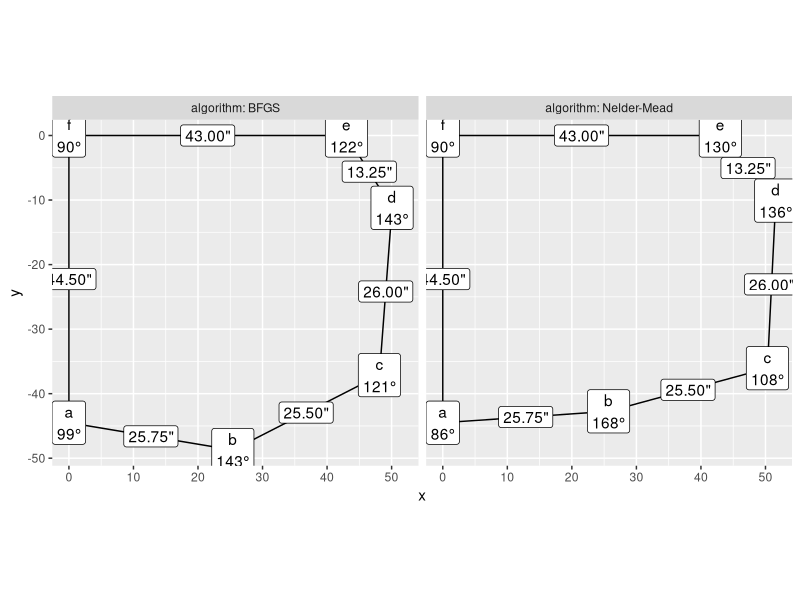
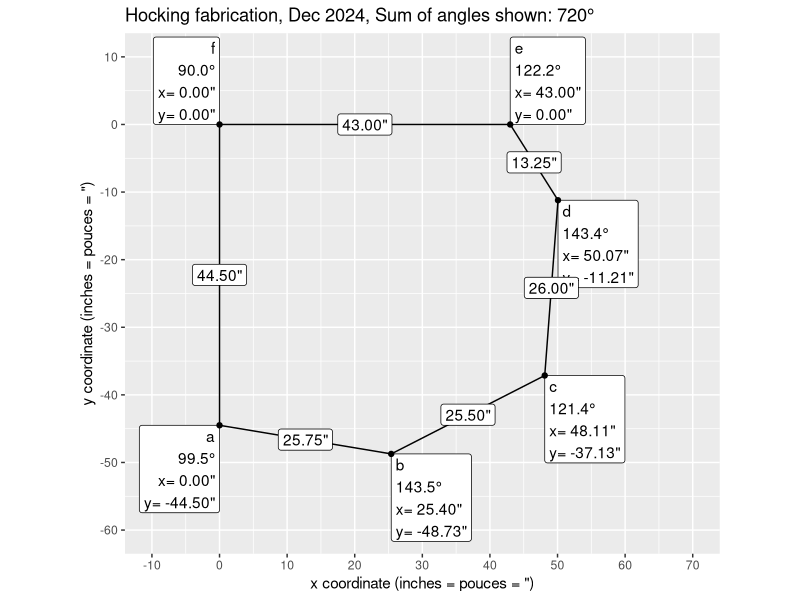
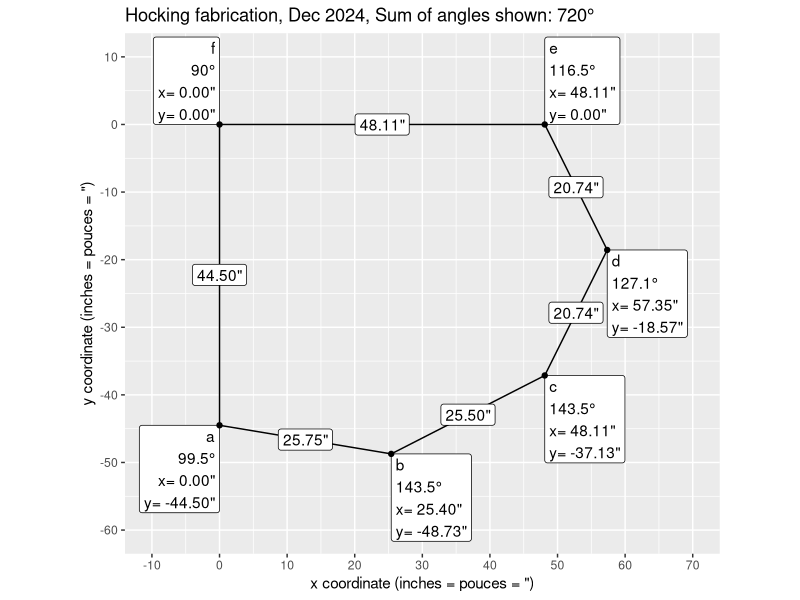
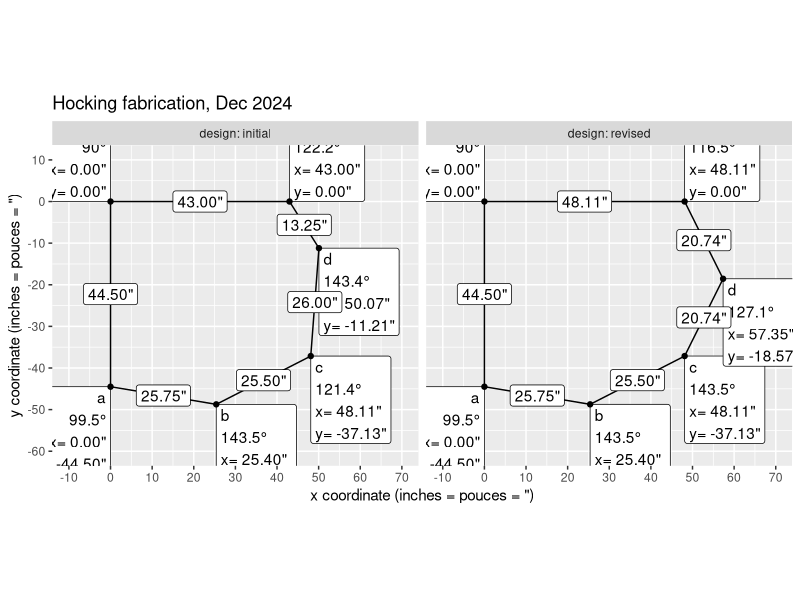
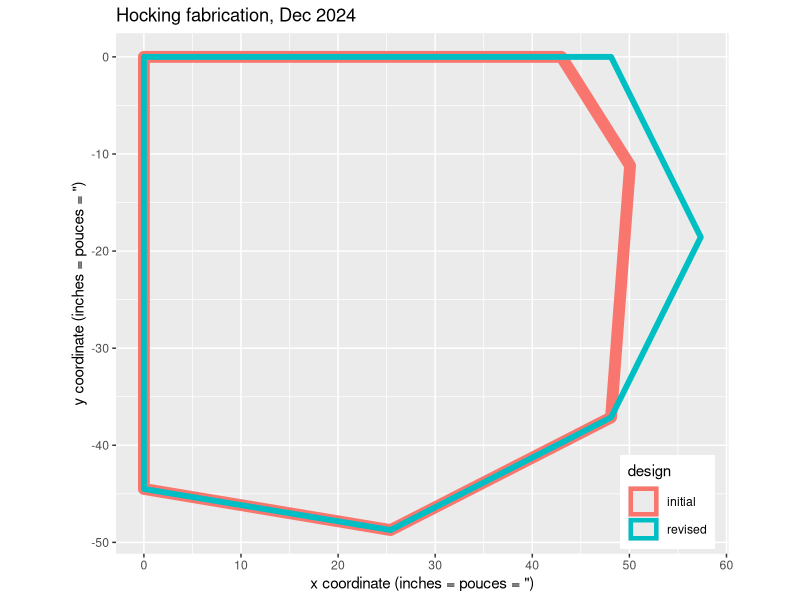

The R source for these figures, in order:
init.par <- c(xb=25,yb=-50,xc=50,yc=-40,xd=60,yd=-20)
fun <- function(x){
  term <- function(xpos,xneg,ypos,yneg,target){
    (sqrt((xpos-xneg)^2+(ypos-yneg)^2)-target)^2
  }
  with(as.list(x),{
    term(xb,0,-44.5,yb,25.75)+
      term(xc,xb,yc,yb,25.5)+
      term(xd,xc,yd,yc,26)+
      term(xd,43,0,yd,13.25)
  })
}
result <- optimx::optimx(init.par,fun)
library(data.table)
result.dt <- data.table(
  result,
  xa=0, ya=-44.5, xe=43, ye=0, xf=0, yf=0,
  algorithm=rownames(result))
result.long <- melt(
  result.dt,
  measure.vars=measure(coord, point, pattern="([xy])([a-f])"),
  value.name="pos")
result.wide <- dcast(
  result.long,
  algorithm + point ~ coord,
  value.var="pos")

angle.dt <- result.wide[, {
  more <- .SD[c(1:.N,1:2)]
  i <- seq(2, nrow(more)-1)
  before <- more[i-1,.(x,y)]
  here <- more[i,.(x,y)]
  after <- more[i+1,.(x,y)]
  h <- function(a,b)sqrt(rowSums((a-b)^2))
  A=h(before,here)
  B=h(after,here)
  C=h(before,after)
  radians <- acos((A^2+B^2-C^2)/(2*A*B))
  data.table(more[i], degrees=360*radians/(2*pi))
}, by=algorithm]
dist.dt <- result.wide[, {
  more <- .SD[c(1:.N,1)]
  i <- seq(2, nrow(more))
  before <- more[i-1,.(x,y)]
  here <- more[i,.(x,y)]
  h <- function(a,b)sqrt(rowSums((a-b)^2))
  data.table((before+here)/2, dist=h(before,here))
}, by=algorithm]
library(ggplot2)
ggplot()+
  geom_polygon(aes(
    x,y),
    fill=NA,
    color="black",
    data=angle.dt)+
  geom_label(aes(
    x,y,label=paste0(point,"\n",as.integer(degrees),"°")),
    data=angle.dt)+
  geom_label(aes(
    x,y,label=sprintf('%.2f"',dist)),
    data=dist.dt)+
  facet_grid(. ~ algorithm, labeller=label_both)+
  coord_equal()

only <- function(DT)DT[algorithm=="BFGS"]
angle.show <- only(angle.dt)[, round.degrees := round(degrees,1)][]
dist.show <- only(dist.dt)
gg <- ggplot()+
  ggtitle(paste0(
    "Hocking fabrication, Dec 2024, Sum of angles shown: ",
    sum(angle.show$round.degrees),
    "°"))+
  geom_label(aes(
    x,y,
    hjust=ifelse(x==0, 1, 0),
    vjust=ifelse(y < -10, 1, 0),
    label=sprintf('%s\n%.1f°\nx= %.2f"\ny= %.2f"',point,degrees,x,y)),
    data=angle.show)+
  geom_polygon(aes(
    x,y),
    fill=NA,
    color="black",
    data=angle.show)+
  geom_point(aes(
    x,y),
    data=angle.show)+
  geom_label(aes(
    x,y,label=sprintf('%.2f"',dist)),
    data=dist.show)+
  coord_equal()+
  scale_x_continuous(
    'x coordinate (inches = pouces = ")',
    limits=c(-10,70), breaks=seq(-100,100,10))+
  scale_y_continuous(
    'y coordinate (inches = pouces = ")',
    limits=c(-60,10), breaks=seq(-100,100,10))
png("fire-angles.png", width=8, height=7, units="in", res=200)
print(gg)
dev.off()

## manual
p <- function(point, x, y)data.table(point,x,y)
result.wide <- data.table(algorithm="Manual", rbind(
  p("f",0,0),
  p("a",0,-44.5),
  p("b",25.4,-48.73),
  p("c",48.11,-37.13),
  p("d",57.35,-18.565),
  p("e",48.11,0)))
angle.dt <- result.wide[, {
  more <- .SD[c(1:.N,1:2)]
  i <- seq(2, nrow(more)-1)
  before <- more[i-1,.(x,y)]
  here <- more[i,.(x,y)]
  after <- more[i+1,.(x,y)]
  h <- function(a,b)sqrt(rowSums((a-b)^2))
  A=h(before,here)
  B=h(after,here)
  C=h(before,after)
  radians <- acos((A^2+B^2-C^2)/(2*A*B))
  data.table(more[i], degrees=360*radians/(2*pi))
}, by=algorithm
][
, round.degrees := round(degrees,1)
][]
dist.dt <- result.wide[, {
  more <- .SD[c(1:.N,1)]
  i <- seq(2, nrow(more))
  before <- more[i-1,.(x,y)]
  here <- more[i,.(x,y)]
  h <- function(a,b)sqrt(rowSums((a-b)^2))
  data.table((before+here)/2, dist=h(before,here))
}, by=algorithm]
gg <- ggplot()+
  ggtitle(paste0(
    "Hocking fabrication, Dec 2024, Sum of angles shown: ",
    sum(angle.show$round.degrees),
    "°"))+
  geom_label(aes(
    x,y,label=sprintf(
      '%s\n%s°\nx= %.2f"\ny= %.2f"',
      point,as.character(round.degrees),x,y),
    hjust=ifelse(x==0, 1, 0),
    vjust=ifelse(y < -10, 1, 0)),
    data=angle.dt)+
  geom_polygon(aes(
    x,y),
    fill=NA,
    color="black",
    data=angle.dt)+
  geom_point(aes(
    x,y),
    data=angle.dt)+
  geom_label(aes(
    x,y,label=sprintf('%.2f"',dist)),
    data=dist.dt)+
  coord_equal()+
  scale_x_continuous(
    'x coordinate (inches = pouces = ")',
    limits=c(-10,70), breaks=seq(-100,100,10))+
  scale_y_continuous(
    'y coordinate (inches = pouces = ")',
    limits=c(-60,10), breaks=seq(-100,100,10))
png("fire-angles-manual.png", width=8, height=7, units="in", res=200)
print(gg)
dev.off()

algo2design <- data.table(
  algorithm=c("BFGS","Manual"),
  design=c("initial","revised"))
both <- function(...)rbind(...)[algo2design,on="algorithm"]
angle.both <- both(angle.show, angle.dt)
dist.both <- both(dist.show, dist.dt)
gg <- ggplot()+
  ggtitle("Hocking fabrication, Dec 2024")+
  facet_grid(. ~ design, labeller=label_both)+
  geom_label(aes(
    x,y,label=sprintf(
      '%s\n%s°\nx= %.2f"\ny= %.2f"',
      point,as.character(round.degrees),x,y),
    hjust=ifelse(x==0, 1, 0),
    vjust=ifelse(y < -10, 1, 0)),
    data=angle.both)+
  geom_polygon(aes(
    x,y),
    fill=NA,
    color="black",
    data=angle.both)+
  geom_point(aes(
    x,y),
    data=angle.both)+
  geom_label(aes(
    x,y,label=sprintf('%.2f"',dist)),
    data=dist.both)+
  coord_equal()+
  scale_x_continuous(
    'x coordinate (inches = pouces = ")',
    limits=c(-10,70), breaks=seq(-100,100,10))+
  scale_y_continuous(
    'y coordinate (inches = pouces = ")',
    limits=c(-60,10), breaks=seq(-100,100,10))
png("fire-angles-both.png", width=14, height=7, units="in", res=200)
print(gg)
dev.off()

gg <- ggplot()+
  ggtitle("Hocking fabrication, Dec 2024")+
  theme(legend.position=c(0.9,0.1))+
  scale_size_manual(values=c(
    revised=2,
    initial=4))+
  geom_polygon(aes(
    x,y, color=design, size=design),
    fill=NA,
    data=angle.both)+
  coord_equal()+
  scale_x_continuous(
    'x coordinate (inches = pouces = ")',
    breaks=seq(-100,100,10))+
  scale_y_continuous(
    'y coordinate (inches = pouces = ")',
    breaks=seq(-100,100,10))
png("fire-angles-superposition.png", width=8, height=7, units="in", res=200)
print(gg)
dev.off()
